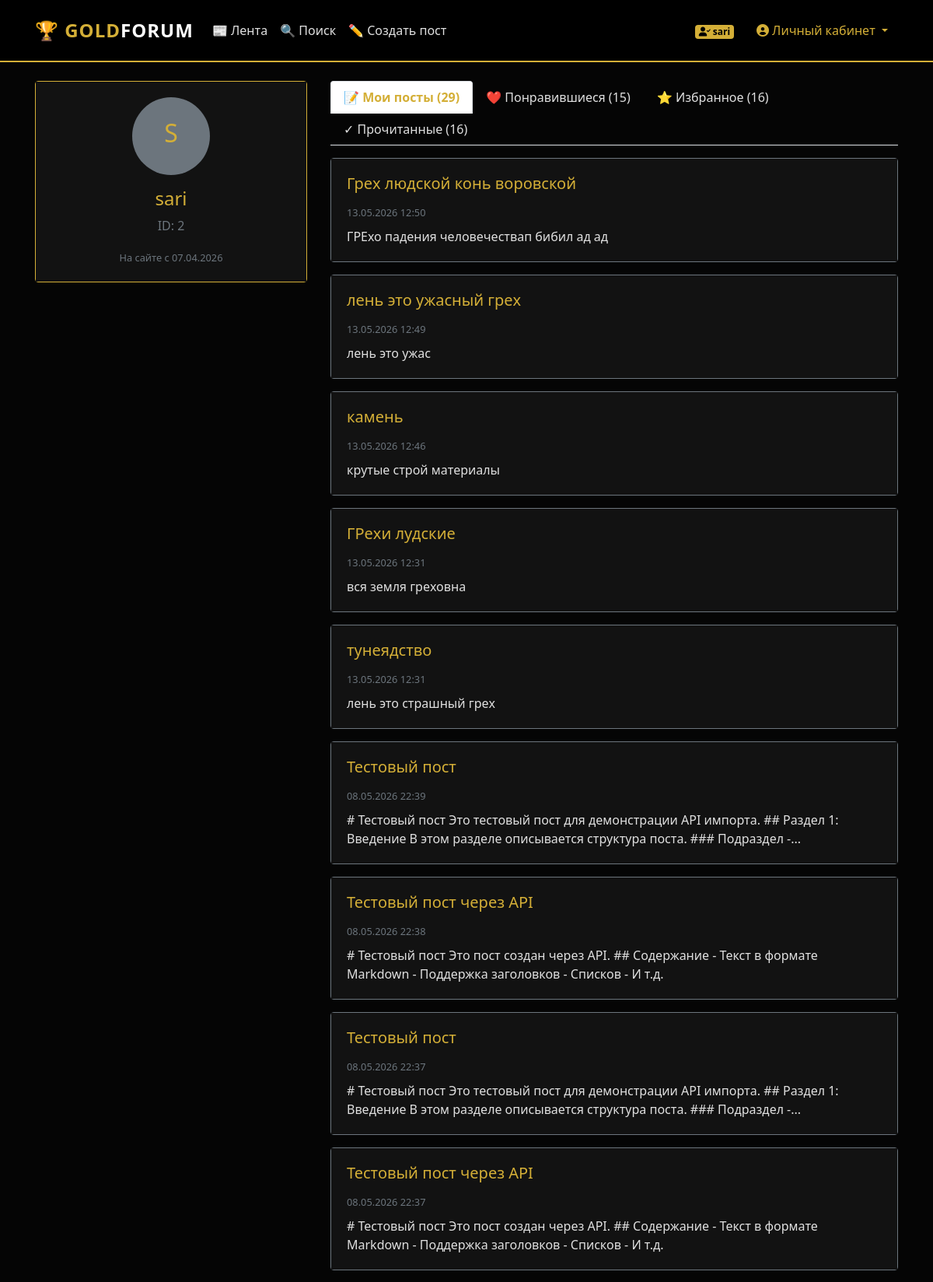
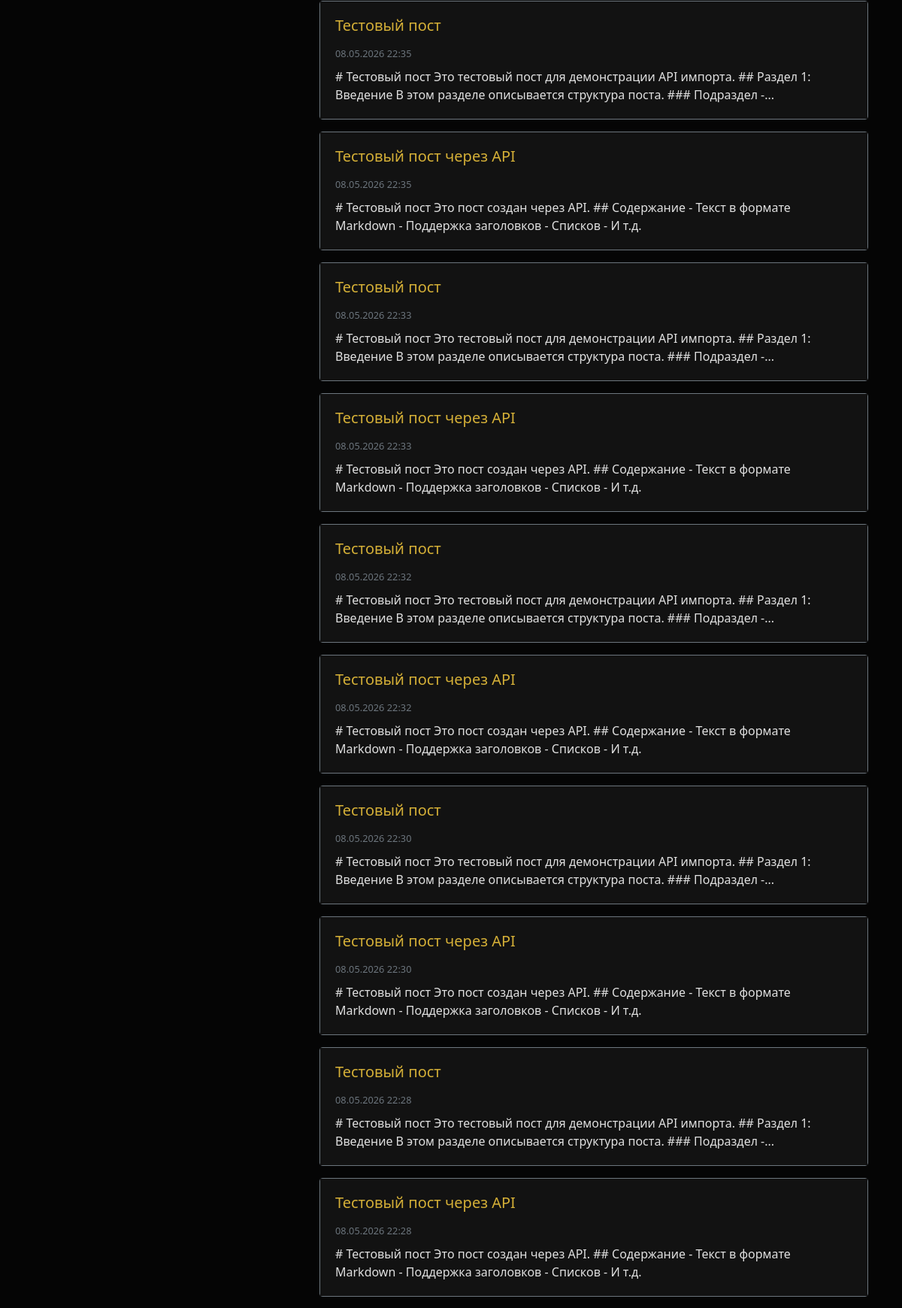
Page /profile/2 (signed in, upper part) on the committed database (2 pictures, top to bottom).
### backend/database/models/users_model.py (models this page shows, shortened)
class UserModel(SqlAlchemyBase, UserMixin, SerializerMixin):
    __tablename__ = 'users'
    id = sqlalchemy.Column(sqlalchemy.Integer, primary_key=True, autoincrement=True)
    username = sqlalchemy.Column(sqlalchemy.String, unique=True, nullable=False, index=True)
    passwd_hash = sqlalchemy.Column(sqlalchemy.String, nullable=False)
    tg_id = sqlalchemy.Column(sqlalchemy.String, unique=True, nullable=True, index=True)
    created_at = sqlalchemy.Column(sqlalchemy.DateTime, default=datetime.datetime.now)
    posts = orm.relationship("PostModel", back_populates='user', cascade='all, delete-orphan')

### backend/database/models/posts_model.py (models this page shows, shortened)
class PostModel(SqlAlchemyBase, SerializerMixin):
    __tablename__ = 'posts'
    id = sqlalchemy.Column(sqlalchemy.Integer, primary_key=True, autoincrement=True)
    author = sqlalchemy.Column(sqlalchemy.String, nullable=False, index=True)
    title = sqlalchemy.Column(sqlalchemy.String, nullable=True)
    content = sqlalchemy.Column(sqlalchemy.Text, nullable=False)
    content_html = sqlalchemy.Column(sqlalchemy.Text, nullable=True)
    created_at = sqlalchemy.Column(sqlalchemy.DateTime, default=datetime.datetime.now, index=True)
    updated_at = sqlalchemy.Column(sqlalchemy.DateTime, onupdate=datetime.datetime.now)
    path = sqlalchemy.Column(sqlalchemy.Text, nullable=True)
    attached_images = sqlalchemy.Column(sqlalchemy.Text, nullable=True)
    attached_files = sqlalchemy.Column(sqlalchemy.Text, nullable=True)
    likes_count = sqlalchemy.Column(sqlalchemy.Integer, default=0, nullable=False)
    user_id = sqlalchemy.Column(sqlalchemy.Integer, sqlalchemy.ForeignKey("users.id"), nullable=True, index=True)
    user = orm.relationship('UserModel')
    comments = orm.relationship('CommentModel', back_populates='post', cascade='all, delete-orphan')

### app.py (the view)
@app.route('/profile/<int:user_id>')
def profile(user_id):
    db_sess = db_session.create_session()
    try:
        user = db_sess.get(UserModel, user_id)
        if not user:
            abort(404)
        posts = db_sess.query(PostModel).filter_by(user_id=user.id).order_by(PostModel.created_at.desc()).all()
        is_owner = current_user.is_authenticated and current_user.id == user_id
        liked_posts = []
        favorite_posts = []
        read_posts = []
        if is_owner:
            liked_interactions = db_sess.query(UserPostInteraction).filter_by(
                user_id=user.id, is_liked=True
            ).all()
            liked_post_ids = [i.post_id for i in liked_interactions]
            liked_posts = db_sess.query(PostModel).filter(PostModel.id.in_(liked_post_ids)).order_by(PostModel.created_at.desc()).all()
            favorite_interactions = db_sess.query(UserPostInteraction).filter_by(
                user_id=user.id, is_favorite=True
            ).all()
            favorite_post_ids = [i.post_id for i in favorite_interactions]
            favorite_posts = db_sess.query(PostModel).filter(PostModel.id.in_(favorite_post_ids)).order_by(PostModel.created_at.desc()).all()
            read_interactions = db_sess.query(UserPostInteraction).filter_by(
                user_id=user.id, is_read=True
            ).all()
            read_post_ids = [i.post_id for i in read_interactions]
            read_posts = db_sess.query(PostModel).filter(PostModel.id.in_(read_post_ids)).order_by(PostModel.created_at.desc()).all()
        return render_template(
            'profile.html',
            user=user,
            posts=posts,
            is_owner=is_owner,
            liked_posts=liked_posts,
            favorite_posts=favorite_posts,
            read_posts=read_posts
        )
    finally:
        db_sess.close()

### app.py (called while the page is built)
@login_manager.user_loader
def load_user(user_id):
    db_sess = db_session.create_session()
    try:
        return db_sess.get(UserModel, user_id)
    finally:
        db_sess.close()

### backend/database/db_session.py (called while the page is built)
def create_session() -> Session:
    global __factory
    return __factory()

### templates/profile.html (shortened to what this page needs)
{% extends "base.html" %}
{% block content %}
<div class="row">
    <div class="col-md-4 mb-4">
        <div class="card border-gold text-center">
            <div class="card-body">
                <div class="rounded-circle bg-secondary d-flex align-items-center justify-content-center mx-auto mb-3"
                     style="width: 100px; height: 100px;">
                    <span class="h2 text-gold">{{ user.username[0].upper() }}</span>
                </div>
                <h4 class="text-gold">{{ user.username }}</h4>
                <p class="text-muted">ID: {{ user.id }}</p>
                <small class="text-muted">
                    На сайте с {{ user.created_at.strftime('%d.%m.%Y') if user.created_at else 'Неизвестно' }}
                </small>
            </div>
        </div>
    </div>
    <div class="col-md-8">
        {% if is_owner %}
        <ul class="nav nav-tabs mb-3" id="profileTabs" role="tablist">
            <li class="nav-item">
                <a class="nav-link active" id="posts-tab" data-toggle="tab" href="#posts" role="tab">
                    📝 Мои посты (<span id="posts-count">{{ posts|length }}</span>)
                </a>
            </li>
            <li class="nav-item">
                <a class="nav-link" id="liked-tab" data-toggle="tab" href="#liked" role="tab">
                    ❤️ Понравившиеся (<span id="liked-count">{{ liked_posts|length }}</span>)
                </a>
            </li>
            <li class="nav-item">
                <a class="nav-link" id="favorites-tab" data-toggle="tab" href="#favorites" role="tab">
                    ⭐ Избранное (<span id="favorites-count">{{ favorite_posts|length }}</span>)
                </a>
            </li>
            <li class="nav-item">
                <a class="nav-link" id="read-tab" data-toggle="tab" href="#read" role="tab">
                    ✓ Прочитанные (<span id="read-count">{{ read_posts|length }}</span>)
                </a>
            </li>
        </ul>
        <div class="tab-content" id="profileTabContent">
            <div class="tab-pane fade show active" id="posts" role="tabpanel">
                <div id="posts-content">
                    {% if posts %}
                        {% for post in posts %}
                        <div class="card mb-3 border-secondary">
                            <div class="card-body">
                                <h5 class="card-title">
                                    <a href="/post/{{ post.id }}" class="text-gold text-decoration-none">
                                        {{ post.title or 'Без заголовка' }}
                                    </a>
                                </h5>
                                <small class="text-muted">{{ post.created_at.strftime('%d.%m.%Y %H:%M') if post.created_at else 'Неизвестно' }}</small>
                                <p class="mt-2 mb-0">{{ post.content[:150] }}{% if post.content|length > 150 %}...{% endif %}</p>
                            </div>
                        </div>
                        {% endfor %}
                    {% else %}
                        <p class="text-muted text-center py-3">Вы ещё не опубликовали постов</p>
                    {% endif %}
                </div>
            </div>
        </div>
        {% endif %}
    </div>
</div>
{% endblock %}

### templates/base.html (shortened to what this page needs)
<!DOCTYPE html>
<html lang="ru">
<head>
    <link rel="stylesheet"
          href="https://stackpath.bootstrapcdn.com/bootstrap/4.4.1/css/bootstrap.min.css"
>
    <link rel="stylesheet" href="https://cdnjs.cloudflare.com/ajax/libs/font-awesome/6.0.0-beta3/css/all.min.css">
    <link rel="stylesheet" type="text/css" href="{{ url_for('static', filename='css/style.css') }}">
    <link rel="stylesheet" type="text/css" href="{{ url_for('static', filename='css/error.css') }}">
</head>
<body>
<header>
    <nav class="navbar navbar-expand-lg navbar-dark">
        <div class="container">
            <a class="navbar-brand" href="/">
                🏆 GOLD<span class="text-white">FORUM</span>
            </a>
            <div class="collapse navbar-collapse" id="navbarNav">
                <ul class="navbar-nav mr-auto">
                    <li class="nav-item {% if request.path == '/' or request.path == '/index' %}active{% endif %}">
                        <a class="nav-link" href="/">📰 Лента</a>
                    </li>
                    <li class="nav-item {% if request.path == '/search' %}active{% endif %}">
                        <a class="nav-link" href="/search">🔍 Поиск</a>
                    </li>
                    {% if current_user.is_authenticated %}
                    <li class="nav-item {% if request.path == '/post/new' %}active{% endif %}">
                        <a class="nav-link" href="/post/new">✏️ Создать пост</a>
                    </li>
                    {% endif %}
                </ul>
                <ul class="navbar-nav ml-auto align-items-center">
                    {% if current_user.is_authenticated %}
                        <li class="nav-item mr-3">
                            <span class="badge" style="background-color: var(--gold-primary); color: #000;">
                                <i class="fas fa-user-check"></i> {{ current_user.username }}
                            </span>
                        </li>
                        <li class="nav-item dropdown">
                            <button class="btn dropdown-toggle user-dropdown-btn" type="button" id="userMenu" data-toggle="dropdown" aria-haspopup="true" aria-expanded="false" style="color: var(--gold-primary);">
                                <i class="fas fa-user-circle"></i> Личный кабинет
                            </button>
                        </li>
                    {% endif %}
                </ul>
            </div>
        </div>
    </nav>
</header>
<div class="wrapper">
    <main role="main" class="container py-4">
        <div class="main-card">
            {% block content %}{% endblock %}
        </div>
    </main>
</div>
</body>
</html>

### static/css/style.css (style rules this page uses)
:root { --bg-black: #050505; --bg-card: #121212; --bg-dark: #1a1a1a; --gold-primary: #D4AF37; --gold-hover: #B59024; --gold-light: #F4CF57; --text-main: #E0E0E0; --text-muted: #A0A0A0; }
body { background-color: var(--bg-black); color: var(--text-main); font-family: 'Segoe UI', Tahoma, Geneva, Verdana, sans-serif; min-height: 100vh; display: flex; flex-direction: column; }
a { color: var(--gold-primary); text-decoration: none; transition: color 0.3s ease; }
.text-gold { color: var(--gold-primary) !important; }
.border-gold { border-color: var(--gold-primary) !important; }
.navbar { background-color: #000 !important; border-bottom: 2px solid var(--gold-primary); padding: 1rem 0; }
.navbar-brand { color: var(--gold-primary) !important; font-weight: 700; font-size: 1.5rem; letter-spacing: 1px; }
.nav-link { color: var(--text-main) !important; transition: color 0.3s ease; }
.nav-link.active { color: var(--gold-primary) !important; font-weight: 600; }
.card { background-color: var(--bg-card); border: 1px solid #333; transition: border-color 0.3s ease; }
.card-body { background-color: var(--bg-card); }

### rows in the picture
UserModel: username "sari", username "S", id "2", created_at "07.04.2026"
PostModel: title "Грех людской конь воровской", created_at "13.05.2026 12:50", content "ГРЕхо падения человечествап бибил ад ад"
PostModel: title "лень это ужасный грех", created_at "13.05.2026 12:49", content "лень это ужас"
PostModel: title "камень", created_at "13.05.2026 12:46", content "крутые строй материалы"
PostModel: title "ГРехи лудские", created_at "13.05.2026 12:31", content "вся земля греховна"
PostModel: title "тунеядство", created_at "13.05.2026 12:31", content "лень это страшный грех"
PostModel: title "Тестовый пост", created_at "08.05.2026 22:39", content "# Тестовый пост Это тестовый пост для демонстрации API импорта. ## Раздел 1: Введение В этом разделе описывается структура поста. ### Подраздел -"
PostModel: title "Тестовый пост через API", created_at "08.05.2026 22:38", content "# Тестовый пост Это пост создан через API. ## Содержание - Текст в формате Markdown - Поддержка заголовков - Списков - И т.д."
PostModel: title "Тестовый пост", created_at "08.05.2026 22:37", content "# Тестовый пост Это тестовый пост для демонстрации API импорта. ## Раздел 1: Введение В этом разделе описывается структура поста. ### Подраздел -"
PostModel: title "Тестовый пост через API", created_at "08.05.2026 22:37", content "# Тестовый пост Это пост создан через API. ## Содержание - Текст в формате Markdown - Поддержка заголовков - Списков - И т.д."
PostModel: title "Тестовый пост", created_at "08.05.2026 22:35", content "# Тестовый пост Это тестовый пост для демонстрации API импорта. ## Раздел 1: Введение В этом разделе описывается структура поста. ### Подраздел -"
PostModel: title "Тестовый пост через API", created_at "08.05.2026 22:35", content "# Тестовый пост Это пост создан через API. ## Содержание - Текст в формате Markdown - Поддержка заголовков - Списков - И т.д."
PostModel: title "Тестовый пост", created_at "08.05.2026 22:33", content "# Тестовый пост Это тестовый пост для демонстрации API импорта. ## Раздел 1: Введение В этом разделе описывается структура поста. ### Подраздел -"
PostModel: title "Тестовый пост через API", created_at "08.05.2026 22:33", content "# Тестовый пост Это пост создан через API. ## Содержание - Текст в формате Markdown - Поддержка заголовков - Списков - И т.д."
PostModel: title "Тестовый пост", created_at "08.05.2026 22:32", content "# Тестовый пост Это тестовый пост для демонстрации API импорта. ## Раздел 1: Введение В этом разделе описывается структура поста. ### Подраздел -"
PostModel: title "Тестовый пост через API", created_at "08.05.2026 22:32", content "# Тестовый пост Это пост создан через API. ## Содержание - Текст в формате Markdown - Поддержка заголовков - Списков - И т.д."
PostModel: title "Тестовый пост", created_at "08.05.2026 22:30", content "# Тестовый пост Это тестовый пост для демонстрации API импорта. ## Раздел 1: Введение В этом разделе описывается структура поста. ### Подраздел -"
PostModel: title "Тестовый пост через API", created_at "08.05.2026 22:30", content "# Тестовый пост Это пост создан через API. ## Содержание - Текст в формате Markdown - Поддержка заголовков - Списков - И т.д."
PostModel: title "Тестовый пост", created_at "08.05.2026 22:28", content "# Тестовый пост Это тестовый пост для демонстрации API импорта. ## Раздел 1: Введение В этом разделе описывается структура поста. ### Подраздел -"
PostModel: title "Тестовый пост через API", created_at "08.05.2026 22:28", content "# Тестовый пост Это пост создан через API. ## Содержание - Текст в формате Markdown - Поддержка заголовков - Списков - И т.д."

### other values in the picture
{{ posts|length }} "29"
{{ liked_posts|length }} "15"
{{ favorite_posts|length }} "16"
{{ read_posts|length }} "16"
